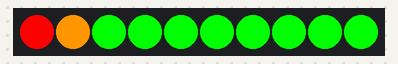
The sketch below on a simulated Arduino Uno, built with avr-gcc and run on an emulated ATmega328P. Parts: 10 RGB LEDs in strip order, left to right.

Above: at 0.1 s.
At 1.1 s:
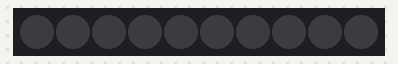
At 2.1 s:
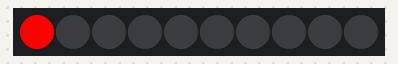
At 3.1 s:
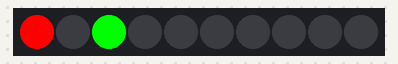
At 5.1 s:
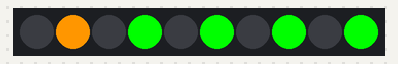
At 7.1 s:
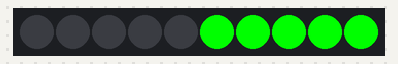

Measured:
- by itself, everything shown: repeats every 8.0 s, in 8 steps
- what the display in image 1 shows lasts 1.0 s, from 1.0 s to 2.0 s

The sketch:

Led_Bar_bit_display.ino
```cpp
#include <Grove_LED_Bar.h>

Grove_LED_Bar bar(7, 6, 0, LED_BAR_10); // Clock pin, Data pin, Orientation

void setup()
{
  // nothing to initialize
  bar.begin();
}

void loop()
{    //to be used in terms of hexa or binary
  // Turn on all LEDs
  bar.setBits(0x3ff);
  delay(1000);

  // Turn off all LEDs
  bar.setBits(0x0);
  delay(1000);

  // Turn on LED 1
  // 0b000000000000001 can also be written as 0x1:
  bar.setBits(0b000000000000001);
  delay(1000);

  // Turn on LEDs 1 and 3
  // 0b000000000000101 can also be written as 0x5:
  bar.setBits(0b000000000000101);
  delay(1000);

  // Turn on LEDs 1, 3, 5, 7, 9
  bar.setBits(0x155);
  delay(1000);

  // Turn on LEDs 2, 4, 6, 8, 10
  bar.setBits(0x2AA);
  delay(1000);

  // Turn on LEDs 1, 2, 3, 4, 5
  // 0b000000000011111 == 0x1F
  bar.setBits(0b000000000011111);
  delay(1000);

  // Turn on LEDs 6, 7, 8, 9, 10
  // 0b000001111100000 == 0x3E0
  bar.setBits(0b000001111100000);
  delay(1000);
}
```
